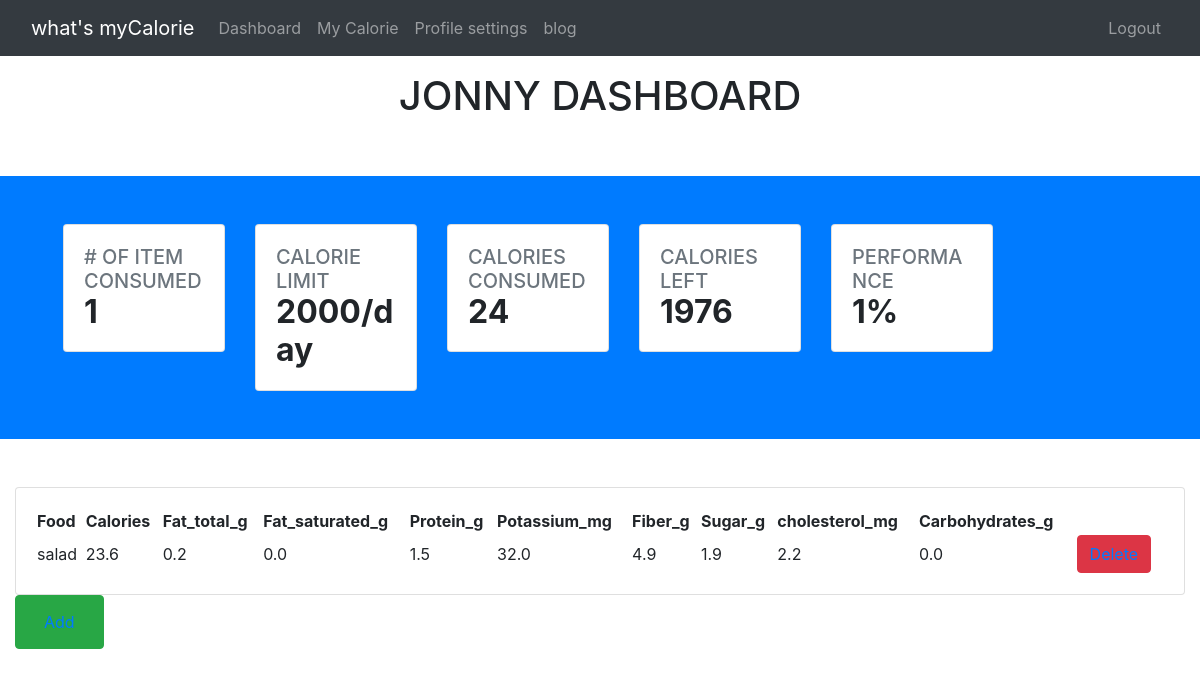
/user-dashboard (signed in), run on the app's committed database.
### my_calorie_app/models.py (models this page shows, shortened)
class User(models.Model):
    firstname = models.CharField(max_length=255)
    lastname = models.CharField(max_length=255)
    email = models.EmailField(max_length=200,unique=True)
    password = models.CharField(max_length=255)
    created_at = models.DateTimeField(auto_now_add=True)
    updated_at = models.DateTimeField(auto_now=True)
    objects = UserManager()

class Food(models.Model):
    user = models.ForeignKey(User,related_name='foods', on_delete=models.CASCADE, default=None)
    name = models.CharField(max_length=255)
    calories = models.FloatField(default = 0)
    serving_size_g = models.FloatField(default = 0)
    fat_total_g = models.FloatField(default = 0)
    fat_saturated_g = models.FloatField(default = 0)
    protein_g = models.FloatField(default = 0)
    sodium_mg = models.FloatField(default = 0)
    potassium_mg = models.FloatField(default = 0)
    cholesterol_mg = models.FloatField(default = 0)
    carbohydrates_total_g = models.FloatField(default = 0)
    fiber_g = models.FloatField(default = 0)
    sugar_g = models.FloatField(default = 0)
    created_at = models.DateTimeField(auto_now=True )
    updated_at = models.DateTimeField(auto_now=True)

### my_calorie_app/views.py (the view)
# urls.py: path('user-dashboard', views.Dashboard),
def Dashboard(request):
    if 'loginID' not in request.session:
        return redirect('/')
    if 'loginID' in request.session:
        Foodset= Food.objects.filter(user_id=request.session['loginID'])
        cnt = + Food.objects.filter(user_id=request.session['loginID']).count()
        mycalorie = Foodset.aggregate(sum_calorie=Sum('calories'))
        if mycalorie['sum_calorie'] is None:
            totalcalorie = mycalorie['sum_calorie']
            calorieLeft = 0
            performances = 0
        else:
            totalcalorie = round(mycalorie['sum_calorie'] )
            calorieLeft = round(2000 - totalcalorie)
            performances = round((totalcalorie/2000) * 100)
        context = {
        'foodset': Foodset,
        'counts' : cnt,
        'totalcalorie' : totalcalorie,
        'calorieLeft' : calorieLeft,
        'performances' : performances,
        'userlogged': User.objects.get(id=request.session['loginID'])
            }
        return render(request, 'Dashboard.html', context)

### my_calorie_app/templates/Dashboard.html (shortened to what this page needs)
{% include 'partials/nav.html' %}
<body>
    <div class="d-flex justify-content-center ">
        <h1 style="text-transform:uppercase"> {{userlogged.firstname}} Dashboard</h1>
    </div>
    <div class="header bg-primary pb-8 pt-5 pt-md-8 pl-5 pb-5 mt-5">
        <div class="container-fluid">
            <div class="header-body">
                <div class="row">
                    <div class="col-xl-2 col-lg-6">
                        <div class="card card-stats mb-4 mb-xl-0">
                            <div class="card-body">
                                <div class="row">
                                    <div class="col">
                                        <h5 class="card-title text-uppercase text-muted mb-0"># of item Consumed</h5>
                                        <span class="h2 font-weight-bold mb-0">{{counts}}</span>
                                    </div>
                                </div>
                            </div>
                        </div>
                    </div>
                    <div class="col-xl-2 col-lg-6">
                        <div class="card card-stats mb-4 mb-xl-0">
                            <div class="card-body">
                                <div class="row">
                                    <div class="col">
                                        <h5 class="card-title text-uppercase text-muted mb-0">Calorie Limit</h5>
                                        <span class="h2 font-weight-bold mb-0">2000/day</span>
                                    </div>
                                </div>
                            </div>
                        </div>
                    </div>
                    <div class="col-xl-2 col-lg-6">
                        <div class="card card-stats mb-4 mb-xl-0">
                            <div class="card-body">
                                <div class="row">
                                    <div class="col">
                                        <h5 class="card-title text-uppercase text-muted mb-0">Calories Consumed</h5>
                                        <span class="h2 font-weight-bold mb-0">{{totalcalorie}}</span>
                                    </div>
                                </div>
                            </div>
                        </div>
                    </div>
                    <div class="col-xl-2 col-lg-6">
                        <div class="card card-stats mb-4 mb-xl-0">
                            <div class="card-body">
                                <div class="row">
                                    <div class="col">
                                        <h5 class="card-title text-uppercase text-muted mb-0">Calories Left</h5>
                                        <span class="h2 font-weight-bold mb-0">{{calorieLeft}}</span>
                                    </div>
                                </div>
                            </div>
                        </div>
                    </div>
                    <div class="col-xl-2 col-lg-6">
                        <div class="card card-stats mb-4 mb-xl-0">
                            <div class="card-body">
                                <div class="row">
                                    <div class="col">
                                        <h5 class="card-title text-uppercase text-muted mb-0">Performance</h5>
                                        <span class="h2 font-weight-bold mb-0">{{performances}}%</span>
                                    </div>
                                </div>
                            </div>
                        </div>
                    </div>
                </div>
            </div>
        </div>
    </div>
    <div class="container-fluid mt-5">
        <div class="card card-body ">
            <table>
                <tr>
                    <th>Food</th>
                    <th>Calories</th>
                    <th>Fat_total_g</th>
                    <th>Fat_saturated_g</th>
                    <th>Protein_g</th>
                    <th>Potassium_mg</th>
                    <th>Fiber_g</th>
                    <th>Sugar_g</th>
                    <th>cholesterol_mg</th>
                    <th>Carbohydrates_g</th>
                </tr>
                {% if foodset %} {% for item in foodset %}
                <tr>
                    <td>{{item.name}}</td>
                    <td>{{item.calories}}</td>
                    <td>{{item.fat_total_g}}</td>
                    <td>{{item.fat_saturated_g}}</td>
                    <td>{{item.protein_g}}</td>
                    <td>{{item.potassium_mg}}</td>
                    <td>{{item.carbohydrates_total_g}}</td>
                    <td>{{item.fiber_g}}</td>
                    <td>{{item.sugar_g}}</td>
                    <td>{{item.cholesterol_mg}}</td>
                    <td><button type="submit " class="btn btn-danger  "><a href="/delete/{{ item.id }}">Delete</a></button></td>
                </tr>
                {% endfor %} {% else %}
                <h1>No record added</h1>
                {% endif %}
            </table>
        </div>
        <button type="submit" class="btn btn-success">
        <span ><a href="/add-meal" class="nav-item nav-link">Add</a></span>
        </button>
    </div>
</body>
</html>

### data on the page
User: firstname "JONNY"
Food: name "salad", calories "23.6", fat_total_g "0.2", fat_saturated_g "0.0", protein_g "1.5", potassium_mg "32.0", carbohydrates_total_g "4.9", fiber_g "1.9", sugar_g "2.2", cholesterol_mg "0.0"

### other printed values
{{ counts }} "1"
{{ totalcalorie }} "24"
{{ calorieLeft }} "1976"
{{ performances }} "1"
